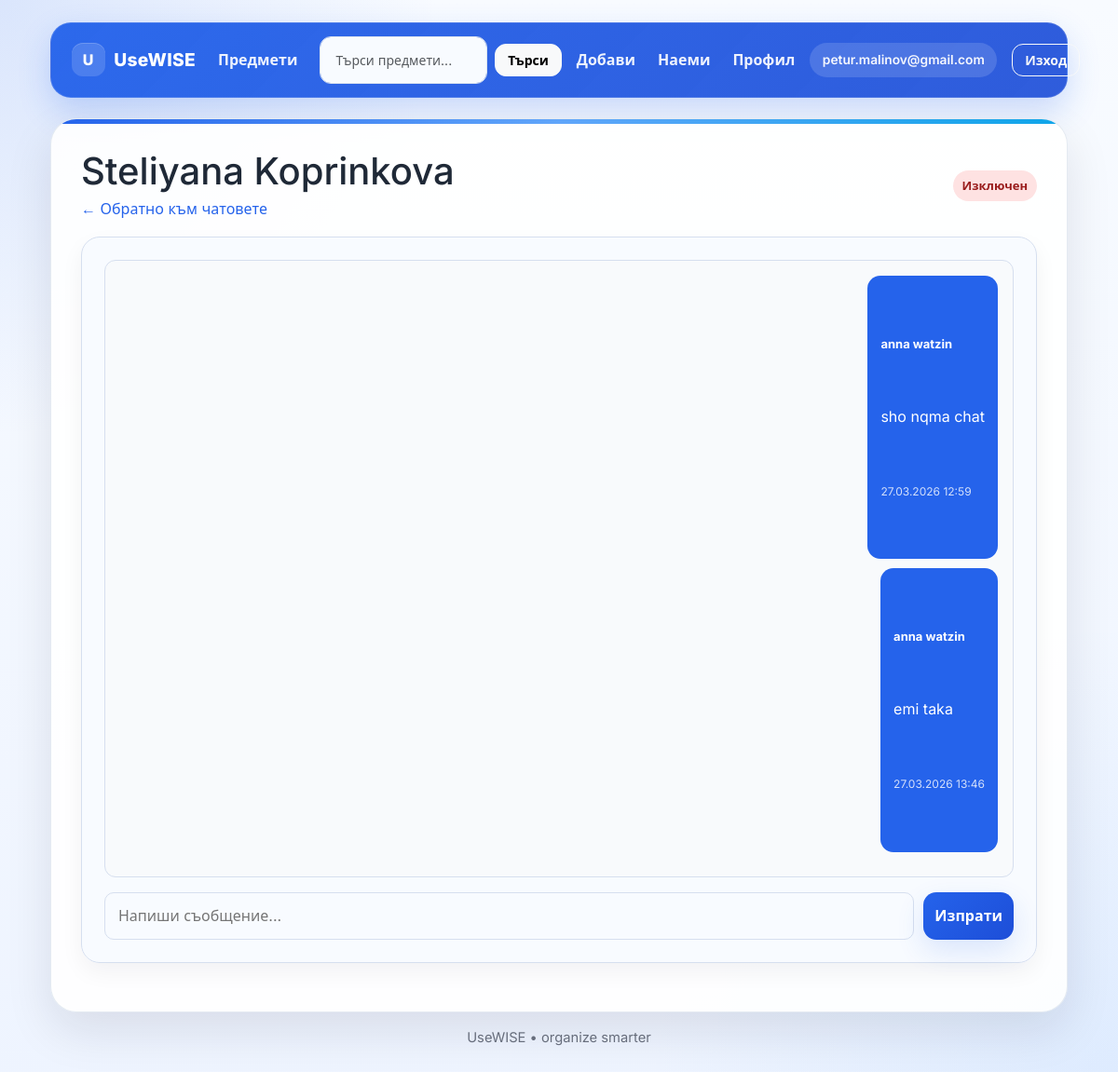
Screenshot of /chat/room/1/ (signed in) with the database file from the repository.
### accounts/models.py (models this page shows, shortened)
class User(AbstractUser):
    email = models.EmailField(_("имейл"), unique=True)
    phone = models.CharField(_("телефонен номер"), max_length=20, unique=True)
    country = models.CharField(_("държава"), max_length=100)
    city_or_village = models.CharField(_("град/село"), max_length=100)
    USERNAME_FIELD = "email"
    EMAIL_FIELD = "email"
    REQUIRED_FIELDS = ["first_name", "last_name", "phone", "country", "city_or_village"]
    objects = UserManager()

### chat/models.py (models this page shows, shortened)
class ChatMessage(models.Model):
    friendship = models.ForeignKey(
        Friendship,
        on_delete=models.CASCADE,
        related_name="messages",
    )
    sender = models.ForeignKey(
        settings.AUTH_USER_MODEL,
        on_delete=models.CASCADE,
        related_name="chat_messages_sent",
    )
    body = models.TextField(max_length=2000)
    created_at = models.DateTimeField(auto_now_add=True)
    class Meta:
        ordering = ["created_at"]

### chat/views.py (the view)
# urls.py: path("room/<int:friendship_id>/", views.chat_room, name="room"),
@login_required
def chat_room(request, friendship_id):
    friendship = get_object_or_404(
        Friendship.objects.select_related("from_user", "to_user"),
        pk=friendship_id,
        status=Friendship.Status.ACCEPTED,
    )
    if request.user.pk not in (friendship.from_user_id, friendship.to_user_id):
        raise PermissionDenied()
    chat_messages = list(
        ChatMessage.objects.filter(friendship=friendship)
        .select_related("sender")
        .order_by("-created_at")[:200]
    )
    chat_messages.reverse()
    return render(
        request,
        "chat/room.html",
        {
            "friendship": friendship,
            "other_user": friendship.other_user(request.user),
            "chat_messages": chat_messages,
        },
    )

### chat/models.py (called while the page is built)
    def other_user(self, user):
        return self.to_user if user.pk == self.from_user_id else self.from_user

### chat/templates/chat/room.html (shortened to what this page needs)
{% extends "base.html" %}
{% block content %}
<div class="chat-room-header">
  <div>
    <h1 class="chat-room-title">{{ other_user.get_full_name|default:other_user.email }}</h1>
    <a class="chat-back" href="{% url 'chat:list' %}">&larr; Обратно към чатовете</a>
  </div>
  <span class="chat-status" id="ws-status">Свързване...</span>
</div>
<section class="card">
  <div class="chat-log" id="chat-log">
    {% for m in chat_messages %}
      <div class="chat-row {% if m.sender_id == user.id %}me{% else %}them{% endif %}">
        <div class="chat-bubble {% if m.sender_id == user.id %}me{% else %}them{% endif %}">
          <div class="chat-author">{{ m.sender.get_full_name|default:m.sender.email }}</div>
          <div>{{ m.body|linebreaksbr }}</div>
          <div class="chat-meta">{{ m.created_at|date:"d.m.Y H:i" }}</div>
        </div>
      </div>
    {% empty %}
      <p class="chat-empty" id="empty-hint">Още няма съобщения. Напиши първото.</p>
    {% endfor %}
  </div>
  <form id="chat-form" class="chat-compose" autocomplete="off">
    <input id="chat-input" type="text" maxlength="2000" placeholder="Напиши съобщение..." required />
    <button type="submit" class="btn btn-primary">Изпрати</button>
  </form>
</section>
{% endblock %}

### templates/base.html (shortened to what this page needs)
<!DOCTYPE html>
{% load static %}
<html lang="bg">
<head>
  <link href="https://cdn.jsdelivr.net/npm/bootstrap@5.3.3/dist/css/bootstrap.min.css" rel="stylesheet">
</head>
<body>
  <div class="page-shell">
    <nav class="navbar navbar-expand-lg navbar-dark">
      <div class="container-fluid px-1">
        <a class="navbar-brand" href="/">
          <span class="brand-badge">U</span>
          UseWISE
        </a>
        <div class="collapse navbar-collapse" id="mainNav">
          <div class="navbar-nav ms-auto align-items-lg-center gap-lg-2">
            <a class="nav-link" href="{% url 'item_list' %}">Предмети</a>
            <form method="get" action="{% url 'item_list' %}" class="d-flex align-items-center ms-2">
              <input
                type="search"
                name="q"
                value="{{ request.GET.q|default:'' }}"
                placeholder="Търси предмети..."
                class="form-control form-control-sm me-2"
                style="min-width: 180px; max-width: 220px; border-radius: 12px;"
              />
              <button type="submit" class="btn btn-light btn-sm">Търси</button>
            </form>
            {% if user.is_authenticated %}
              <a class="nav-link" href="{% url 'add_item' %}">Добави</a>
              <a class="nav-link" href="{% url 'rentals:dashboard' %}">Наеми</a>
              <a class="nav-link" href="{% url 'accounts:profile' %}">Профил</a>
              <span class="nav-user-pill d-none d-lg-inline">
                {{ user.username }}
              </span>
              <form action="{% url 'accounts:logout' %}" method="post" class="d-flex align-items-center ms-lg-2">
                <button type="submit" class="btn btn-outline-light btn-sm">
                  Изход
                </button>
              </form>
            {% else %}
              <a class="nav-link" href="{% url 'accounts:login' %}">Вход</a>
              <a class="btn btn-light btn-sm text-primary" href="{% url 'accounts:signup' %}">
                Регистрация
              </a>
            {% endif %}
          </div>
        </div>
      </div>
    </nav>
    <div class="main-card">
      {% block content %}{% endblock %}
    </div>
    <div class="footer-note">
      UseWISE • organize smarter
    </div>
  </div>
</body>
</html>

### templates/base.html (style rules this page uses)
:root { --primary: #2563eb; --primary-dark: #1d4ed8; --text-main: #1f2937; --text-muted: #6b7280; --border: #d6dfef; --surface: rgba(255, 255, 255, 0.9); --surface-soft: rgba(248, 251, 255, 0.94); --shadow: 0 20px 50px rgba(15, 23, 42, 0.10); --shadow-soft: 0 12px 30px rgba(37, 99, 235, 0.14); }
* { box-sizing: border-box; }
body { margin: 0; font-family: "Inter", "Segoe UI", sans-serif; color: var(--text-main); min-height: 100vh; line-height: 1.6; background: radial-gradient(circle at top left, rgba(37, 99, 235, 0.14), transparent 28%), radial-gradient(circle at bottom right, rgba(96, 165, 250, 0.12), transparent 30%), linear-gradient(180deg, #f8fbff 0%, #eef4ff 100%); }
.page-shell { max-width: 1120px; margin: 24px auto; padding: 0 14px; }
.navbar { border-radius: 22px; padding: 0.9rem 1.1rem; margin-bottom: 1.4rem; background: linear-gradient(135deg, rgba(37, 99, 235, 0.96), rgba(29, 78, 216, 0.92)); box-shadow: 0 14px 34px rgba(37, 99, 235, 0.22); border: 1px solid rgba(255, 255, 255, 0.14); }
.navbar-brand { color: #fff !important; font-weight: 800; font-size: 1.2rem; letter-spacing: 0.3px; display: flex; align-items: center; gap: 0.6rem; }
.brand-badge { width: 36px; height: 36px; border-radius: 12px; display: inline-flex; align-items: center; justify-content: center; background: rgba(255, 255, 255, 0.15); box-shadow: inset 0 1px 0 rgba(255, 255, 255, 0.18); font-size: 1rem; font-weight: 800; }
.navbar .nav-link { color: rgba(255, 255, 255, 0.92) !important; font-weight: 600; padding: 0.55rem 0.85rem; border-radius: 12px; transition: 0.22s ease; }
.navbar-nav { flex-wrap: nowrap !important; gap: 0.5rem; }
.navbar-nav form { display: inline-flex; align-items: center; margin-left: 0.6rem; }
.navbar-nav form .form-control { min-width: 170px; max-width: 220px; margin-right: 0.25rem; }
.navbar-nav form .btn { margin: 0; min-height: 34px; padding: 0.35rem 0.8rem; }
.nav-user-pill { background: rgba(255, 255, 255, 0.14); color: rgba(255, 255, 255, 0.95); padding: 0.45rem 0.85rem; border-radius: 999px; font-size: 0.86rem; font-weight: 600; }
.main-card { background: var(--surface); border: 1px solid rgba(226, 232, 240, 0.9); border-radius: 28px; padding: 2rem; box-shadow: var(--shadow); position: relative; overflow: hidden; }
.main-card::before { content: ""; position: absolute; inset: 0 auto auto 0; width: 100%; height: 5px; background: linear-gradient(90deg, #2563eb, #60a5fa, #0ea5e9); }
.hero, .card { background: var(--surface-soft); border: 1px solid var(--border); border-radius: 20px; padding: 1.5rem; box-shadow: 0 10px 24px rgba(15, 23, 42, 0.05); margin-bottom: 1.25rem; }
.btn { transition: 0.22s ease; border-radius: 14px; font-weight: 700; }
.btn-primary { background: linear-gradient(135deg, var(--primary), var(--primary-dark)); border: none; box-shadow: var(--shadow-soft); color: #fff; }
.btn-secondary, .btn-light, .btn-outline-light { border-radius: 12px; font-weight: 700; }
.form-control, .form-select, textarea, select, input[type="text"], input[type="email"], input[type="password"], input[type="number"], input[type="date"], input[type="search"] { border-radius: 16px; padding: 0.85rem 1rem; border: 1px solid #dbe3ef; background-color: #f8fbff; transition: 0.2s ease; }
.footer-note { text-align: center; color: var(--text-muted); font-size: 0.92rem; margin-top: 1rem; }

### rows the page displays
User: username "petur.malinov@gmail.com"
User: get_full_name "Steliyana Koprinkova"
ChatMessage: sender.get_full_name "anna watzin", body "sho nqma chat", created_at "27.03.2026 12:59"
ChatMessage: sender.get_full_name "anna watzin", body "emi taka", created_at "27.03.2026 13:46"
